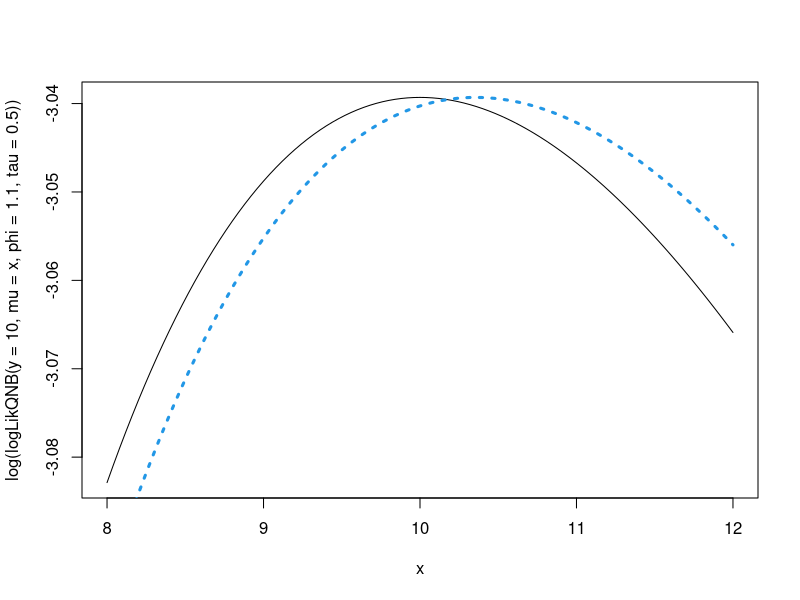
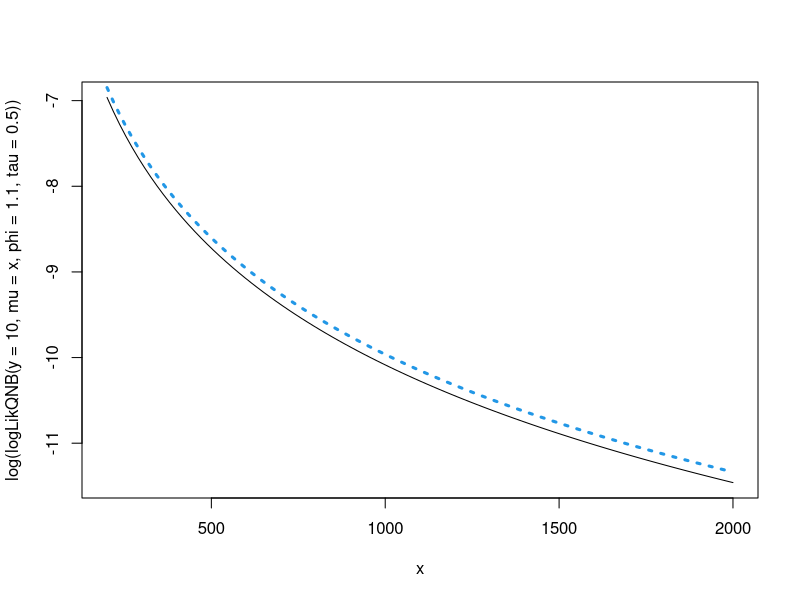
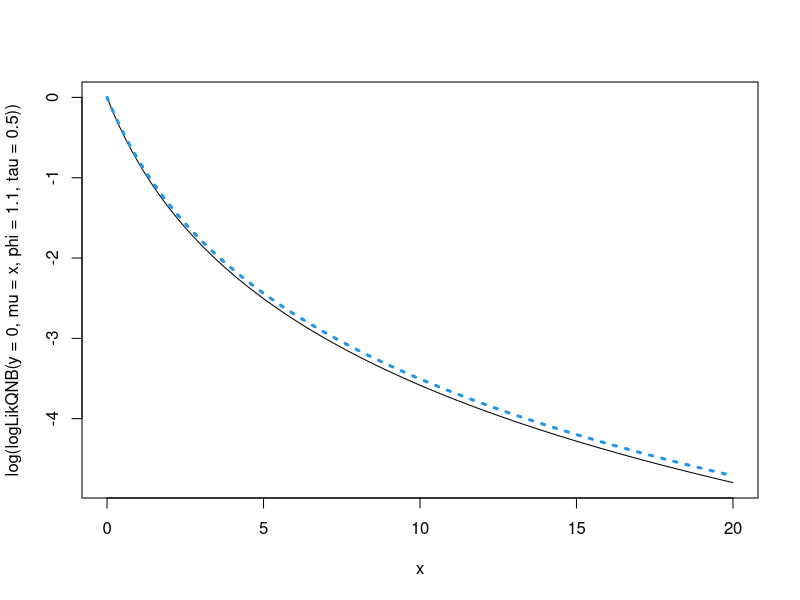
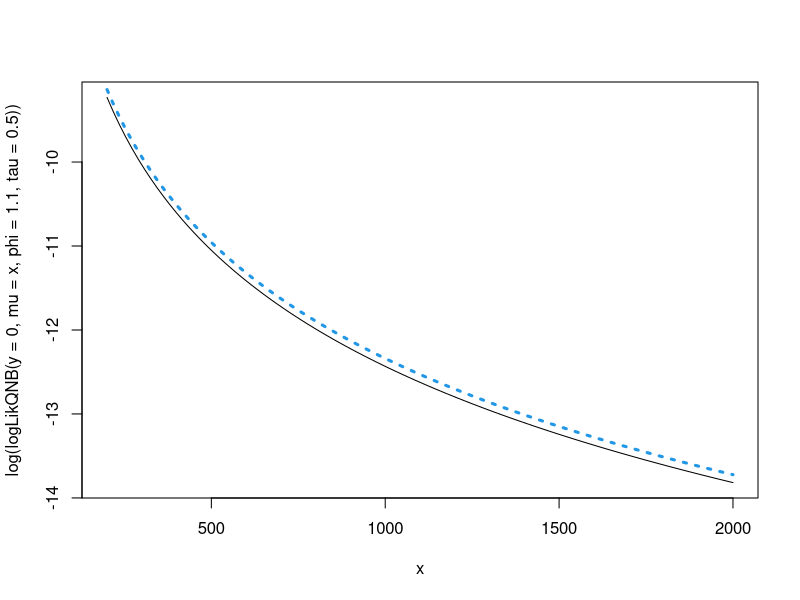
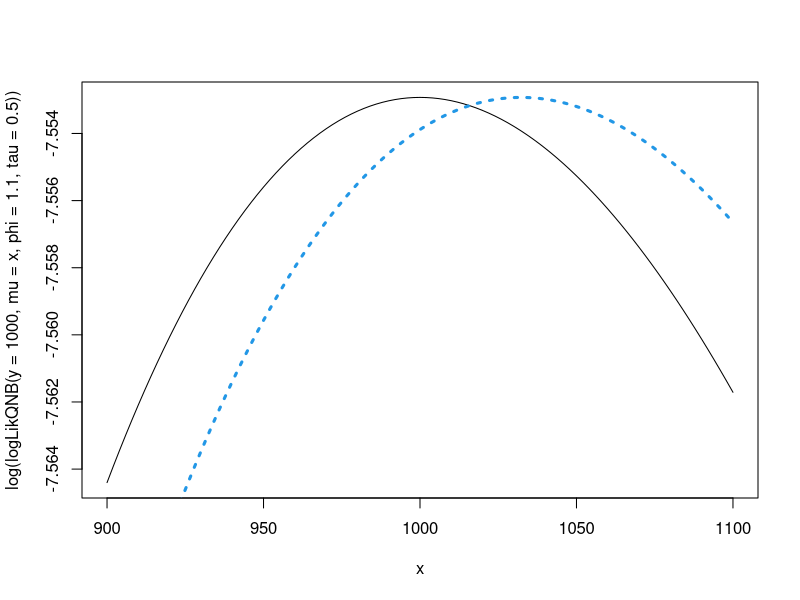
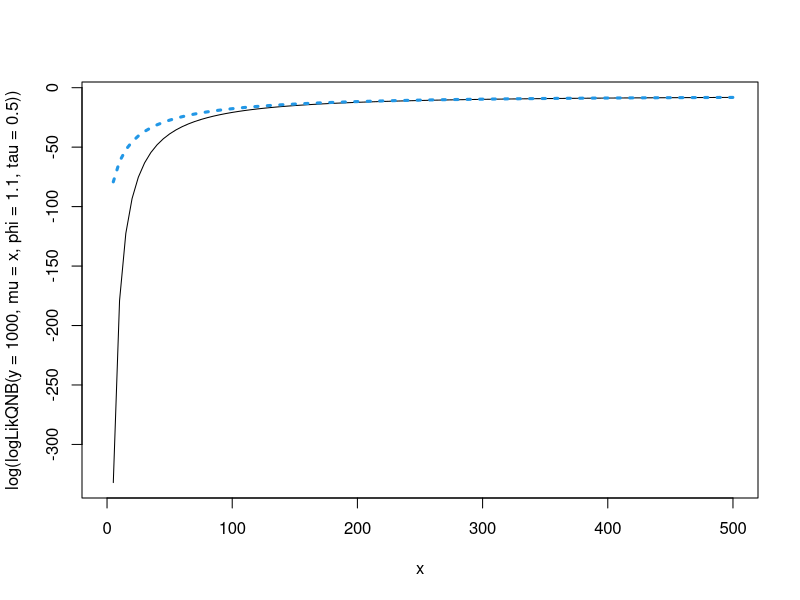

R code for these plots, in order: (Note: this script raises an error after producing the figures.)
base.dir=file.path('C:/Users/Tharshan-PC/Desktop/Research/QuasiSeq')
out.dir=file.path(base.dir, 'out')
prg.dir=file.path(base.dir, 'prg')
dat.dir=file.path(base.dir, 'dat')
img.dir=file.path(base.dir, 'img')

if(F){
	library(parallel)
	RNGkind("L'Ecuyer-CMRG")
	cl=makeCluster(8L)
	clusterEvalQ(cl, {
		RNGkind("L'Ecuyer-CMRG"); 
		options(contrasts=c('contr.sum', 'contr.sum'))
	})
	clusterSetRNGStream(cl , 9992722L)
}
set.seed(9992722L)

prg.name=paste('Conver', Sys.Date(), sep='_')
img.name=file.path(img.dir, paste(prg.name, 'RData', sep='.'))
out.file=function(suffix, subdir) if(missing(subdir)) file.path(out.dir, paste(prg.name, suffix, sep='_')) else file.path(out.dir, subdir, paste(prg.name, suffix, sep='_')) 

setwd(out.dir)

options(contrasts=c('contr.sum', 'contr.sum'))

.sessionInfo=list(sessionInfo=sessionInfo(), Sys.info=Sys.info(),
  Sys.getenv=Sys.getenv(names=TRUE), capabilities=capabilities(),
  options=options(), RNGkind=RNGkind(), .libPaths=.libPaths(), 
  date=date(), wd=getwd(),.Random.seed=.Random.seed)


####################################### END OF HEADER ################################################


#####Graphical comparison QLNB and LBNB

my_QLNB<-function(y, mu,phi,tau) {
	exp(1/phi)*((1/(1+tau*mu))^(1/tau)*(tau*mu/(tau*mu+1))^y)
}

my_LBNB<-function(y, mu,phi,tau){
	term1 = mu*(tau*phi+1)/(phi-1)
	term2 = (tau*(2*phi-1)+1)/(tau*(phi-1))
	numerator = lbeta(term1+term2,y+1/tau)
	term3 = lbeta(term2,1/tau)
	ans = exp(		
		numerator-lbeta(y, term1)-term3
	)/y
	ans[y==0]=exp(numerator-term3)
	ans
}

		
##################END####################################

#This is the function to find exp(h(y,tau,pi))=H,where 
#exp(h(y,tau=t,pi))=integration(f(QLNB)-f(LBNB)) over the mean values
#f(QLNB)=exp(1/pi)*((1/(1+t*x))^(1/t)*(t*x/(t*x+1))^y)
#f(LBNB)=(exp(lgamma(y+x*(t*pi+1)/(pi-1))+lbeta((x*(t*pi+1))/(pi-1)
#             +(t*(2*pi-1)+1)/(t*(pi-1)),y+1/t)-log(factorial(y))-lgamma(x*(t*pi+1)/(pi-1))
#             -lbeta((t*(2*pi-1)+1)/t*(pi-1),1/t)))

get.h<-function(phi,y,tau){
	f = function(mu) my_QLNB(y, mu, phi, tau)
	fm = optimize(f,c(0,1e6), maximum=TRUE)$objective
	f = function(mu) my_LBNB(y, mu, phi, tau)
	fm2 = optimize(f,c(0,1e6), maximum=TRUE)$objective
	fm2/fm
}

get.h(2,10,0.2)

logLikQNB=function(y, mu, phi, tau)
{
	h=get.h(phi, y, tau)
	my_QLNB(y, mu, phi, tau) * h
}
logLikQNB = Vectorize(logLikQNB, c('phi','y','tau'))


curve(log(logLikQNB(y=10, mu=x, phi=1.1, tau=.5)), 8, 12)
curve(log(my_LBNB(y=10, mu=x, phi=1.1, tau=.5)), 8, 12, add=T, col=4, lty=3, lwd=3)
curve(log(logLikQNB(y=10, mu=x, phi=1.1, tau=.5)), 200, 2000)
curve(log(my_LBNB(y=10, mu=x, phi=1.1, tau=.5)), 200, 2000, add=T, col=4, lty=3, lwd=3)
abline(v=10)


curve(log(logLikQNB(y=0, mu=x, phi=1.1, tau=.5)), 0, 20)
curve(log(my_LBNB(y=0, mu=x, phi=1.1, tau=.5)), 0, 20, add=T, col=4, lty=3, lwd=3)
curve(log(logLikQNB(y=0, mu=x, phi=1.1, tau=.5)), 200, 2000)
curve(log(my_LBNB(y=0, mu=x, phi=1.1, tau=.5)), 200, 2000, add=T, col=4, lty=3, lwd=3)

curve(log(logLikQNB(y=1000, mu=x, phi=1.1, tau=.5)), 900, 1100)
curve(log(my_LBNB(y=1000, mu=x, phi=1.1, tau=.5)), 900, 1100, add=T, col=4, lty=3, lwd=3)
curve(log(logLikQNB(y=1000, mu=x, phi=1.1, tau=.5)), 0, 500)
curve(log(my_LBNB(y=1000, mu=x, phi=1.1, tau=.5)), 0, 500, add=T, col=4, lty=3, lwd=3)

save.image(img.name)
